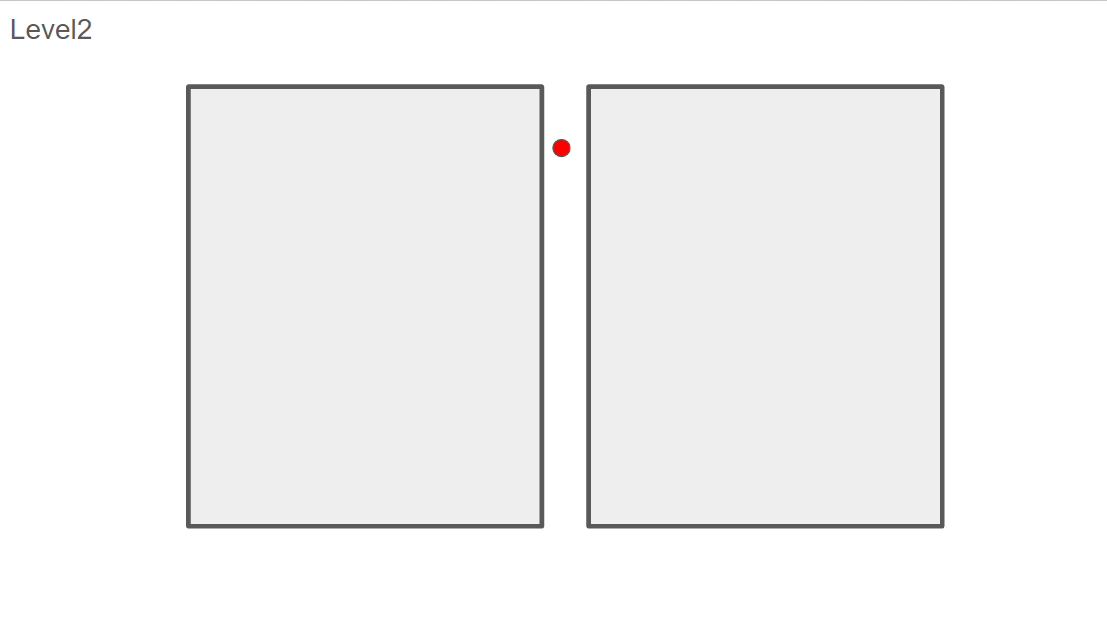
#> input picture src/advance_confirmation/level2/img/separate.jpg, 1107 x 627 px
$ python run.py
#> lines starting #> are read from the running program, lines starting #| are printed output that depends on the picture; after the words box and inside, x2 and y2 are one past the last pixel; in counts of white or black regions, pixels touching at a corner belong together
# %%
import cv2
import numpy as np


def is_gray_region(image, contour):
    """
    四角形の内部がグレーで塗りつぶされているかを確認します。
    """
    mask = np.zeros(image.shape[:2], dtype=np.uint8)
    cv2.drawContours(mask, [contour], -1, 255, -1)
    mean_val = cv2.mean(image, mask=mask)[:3]
    # グレー判定のための閾値を調整
    return np.all(np.abs(np.array(mean_val) - np.array([128, 128, 128])) < 50)


def detect_gray_rectangles(image_path):
    """
    画像内のすべての四角形を検出し、内部がグレーで塗りつぶされているものの数を表示します。
    """
#> called with image_path = './img/separate.jpg'
    # 画像の読み込み
    image = cv2.imread(image_path)
#> image is the input picture: shape (627, 1107, 3); mean B, G, R 243.7, 243.7, 243.8
    if image is None:
        raise ValueError(f"Image not found: {image_path}")

    # グレースケールに変換
    gray = cv2.cvtColor(image, cv2.COLOR_BGR2GRAY)

    # エッジ検出
    edges = cv2.Canny(gray, 50, 150)
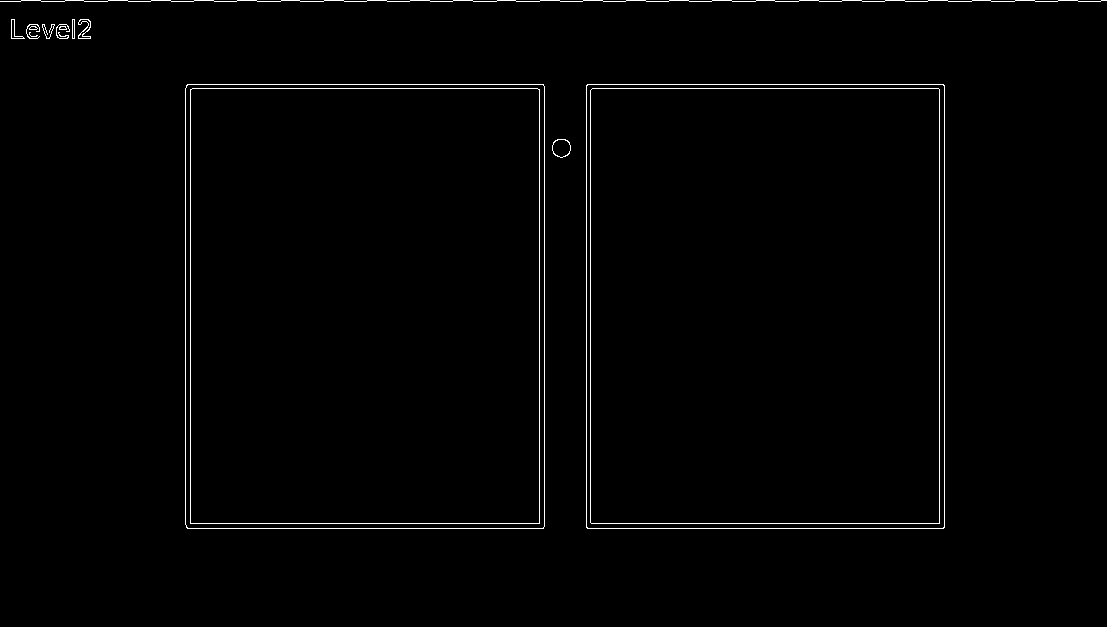
#> edges: shape (627, 1107); 1.1% white in thin lines or dots, all inside (x1, y1, x2, y2) = (0, 0, 1107, 529)

    # 輪郭を検出
    contours, _ = cv2.findContours(edges, cv2.RETR_TREE, cv2.CHAIN_APPROX_SIMPLE)
#> contours = 25 contours, 9 with area under 20; largest, box (x1, y1, x2, y2) and area: (185, 84, 545, 529) 159385, (185, 84, 545, 529) 159381, (586, 84, 945, 529) 158950, (586, 84, 945, 529) 158944, (590, 88, 940, 524) 151812

    # 四角形の輪郭を見つける
    rect_contours = []
    for contour in contours:
        approx = cv2.approxPolyDP(contour, 0.02 * cv2.arcLength(contour, True), True)
        if len(approx) == 4 and cv2.isContourConvex(approx):
            rect_contours.append(approx)
#> this loop made 25 passes
#> approx on passes 3, 4, 5, 6, 7, 8, 9, 10, 21, 25: [[587, 84], [586, 527], [943, 528], [944, 85]], [[588, 84], [944, 86], [942, 528], [586, 526]], [[592, 88], [590, 522], [939, 523], [939, 89]], [[592, 88], [939, 89], [938, 523], [590, 522]], [[187, 84], [186, 527], [543, 528], [543, 84]], [[188, 84], [544, 86], [542, 528], [186, 526]], [[190, 89], [190, 523], [539, 523], [539, 89]], [[192, 88], [539, 90], [538, 523], [190, 522]], [[72, 19], [72, 38], [74, 38], [74, 19]], [[0, 1], [1106, 0]]
#> after the loop, rect_contours = 9 contours; largest, box (x1, y1, x2, y2) and area: (586, 84, 945, 529) 158152, (186, 84, 544, 529) 158108, (586, 84, 945, 529) 157356, (186, 84, 545, 529) 157356, (190, 89, 540, 524) 151466

    # グレーの四角形をカウント
    gray_rects_count = sum(
        1 for contour in rect_contours if is_gray_region(image, contour)
    )
#> in is_gray_region, `cv2.drawContours(mask, [contour], -1, 255, -1)`: mask: shape (627, 1107); 22.9% white; 1 white region, box (x1, y1, x2, y2) and area: (586, 84, 945, 529) 158953
#> in is_gray_region, `mean_val = cv2.mean(image, mask=mask)[:3]`: mean_val = (231.6, 231.6, 231.6)
#> in is_gray_region (call 2), `mask = np.zeros(image.shape[:2], dtype=np.uint8)`: mask: shape (627, 1107); every value is 0
#> in is_gray_region (call 2), `cv2.drawContours(mask, [contour], -1, 255, -1)`: mask: shape (627, 1107); 22.8% white; 1 white region, box (x1, y1, x2, y2) and area: (586, 84, 945, 529) 158155
#> in is_gray_region (call 3), `cv2.drawContours(mask, [contour], -1, 255, -1)`:
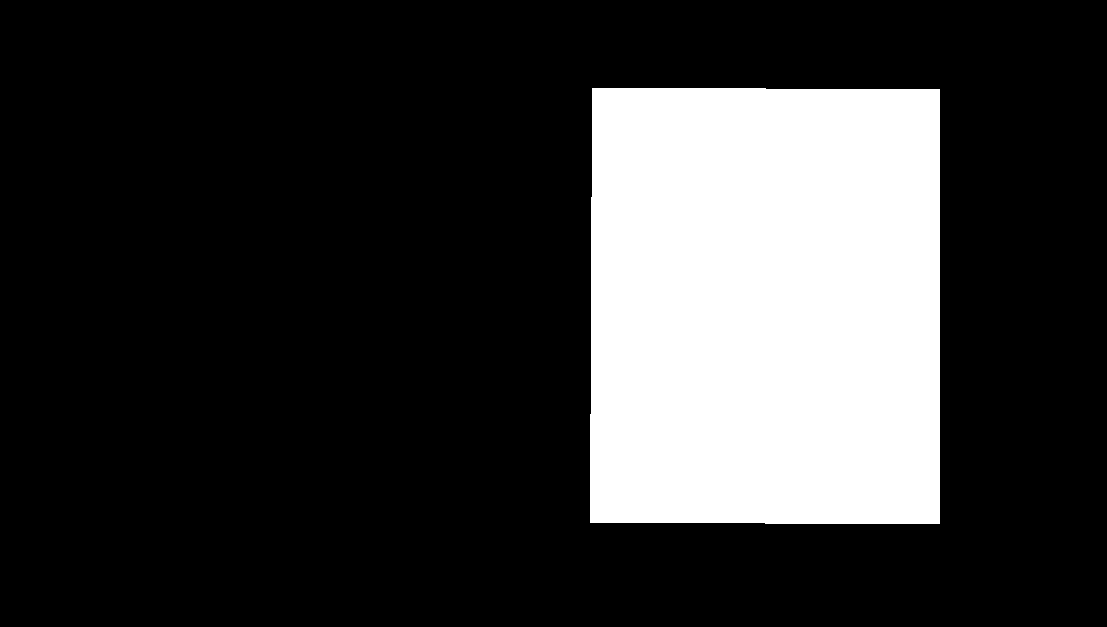
#> mask: shape (627, 1107); 21.9% white; 1 white region, box (x1, y1, x2, y2) and area: (590, 88, 940, 524) 151816
#> in is_gray_region (call 3), `mean_val = cv2.mean(image, mask=mask)[:3]`: mean_val = (237.7, 237.7, 237.7)
#> in is_gray_region (call 4), `cv2.drawContours(mask, [contour], -1, 255, -1)`: mask: shape (627, 1107); 21.8% white; 1 white region, box (x1, y1, x2, y2) and area: (590, 88, 940, 524) 151598
#> in is_gray_region (call 5), `cv2.drawContours(mask, [contour], -1, 255, -1)`: mask: shape (627, 1107); 22.9% white; 1 white region, box (x1, y1, x2, y2) and area: (186, 84, 544, 529) 158909
#> in is_gray_region (call 6), `cv2.drawContours(mask, [contour], -1, 255, -1)`:
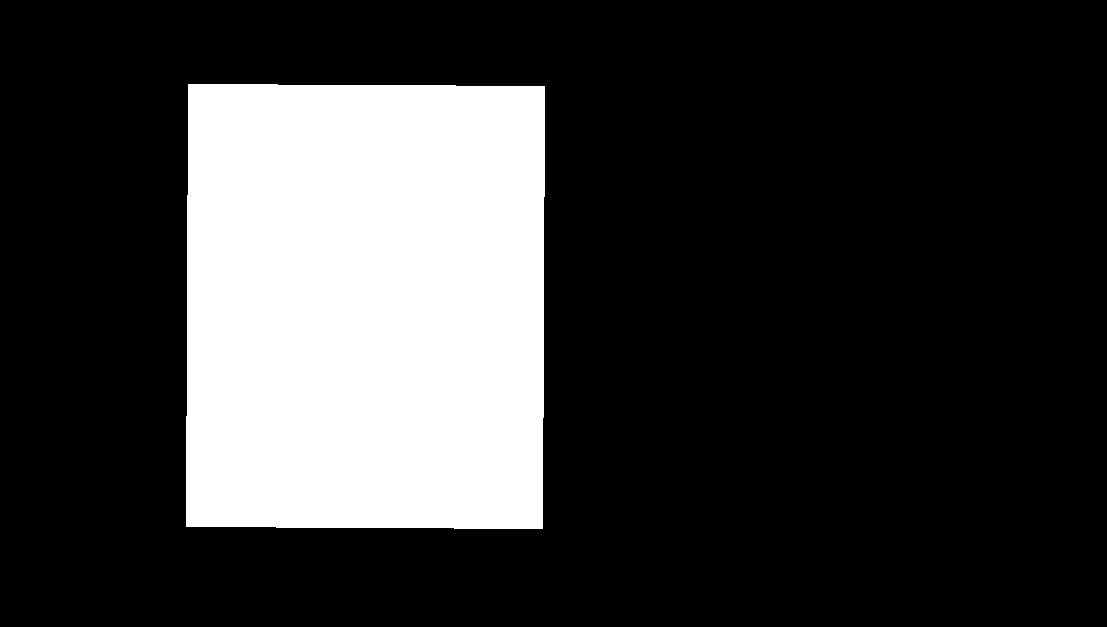
#> mask: shape (627, 1107); 22.8% white; 1 white region, box (x1, y1, x2, y2) and area: (186, 84, 545, 529) 158155
#> in is_gray_region (call 6), `mean_val = cv2.mean(image, mask=mask)[:3]`: mean_val = (232.1, 232.1, 232.1)
#> in is_gray_region (call 7), `cv2.drawContours(mask, [contour], -1, 255, -1)`:
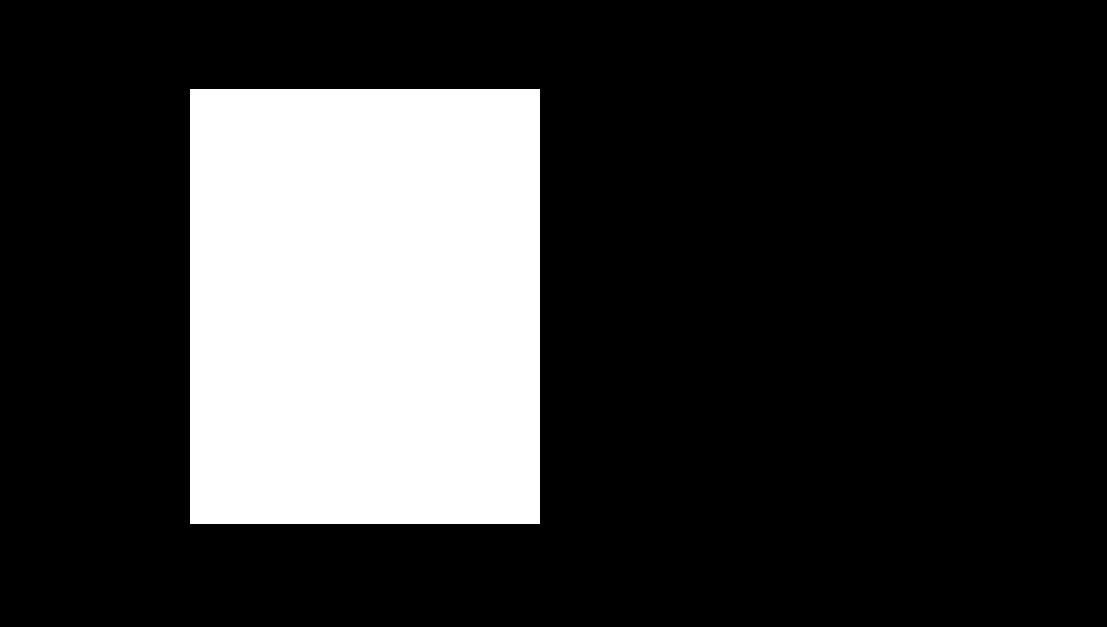
#> mask: shape (627, 1107); 21.9% white; 1 white region, box (x1, y1, x2, y2) and area: (190, 89, 540, 524) 152250
#> in is_gray_region (call 7), `mean_val = cv2.mean(image, mask=mask)[:3]`: mean_val = (237.5, 237.5, 237.5)
#> in is_gray_region (call 8), `cv2.drawContours(mask, [contour], -1, 255, -1)`:
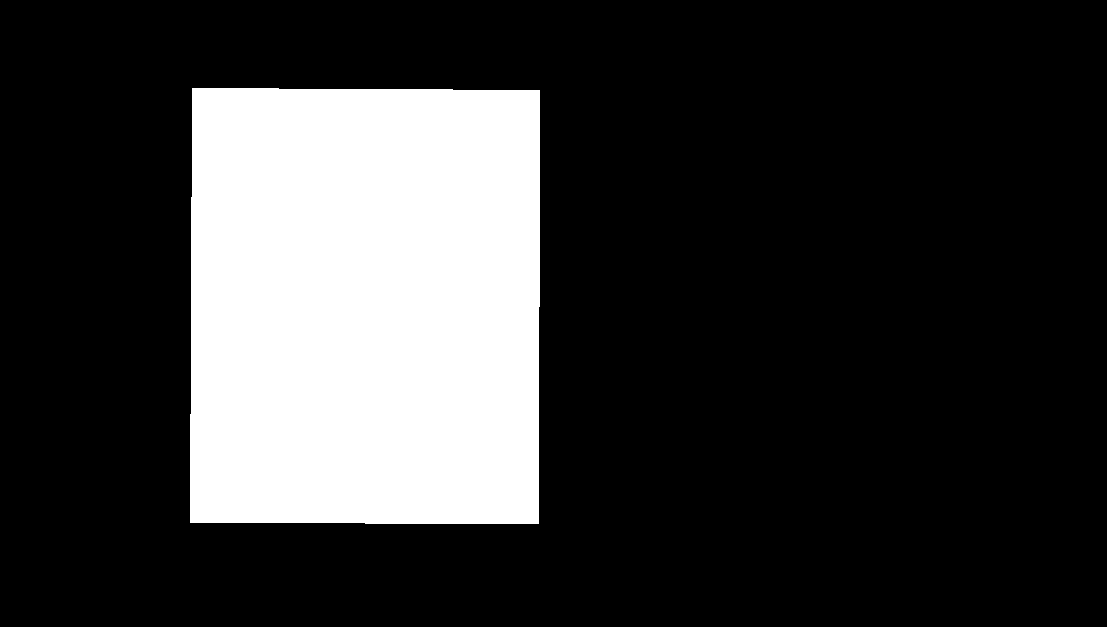
#> mask: shape (627, 1107); 21.8% white; 1 white region, box (x1, y1, x2, y2) and area: (190, 88, 540, 524) 151425
#> in is_gray_region (call 8), `mean_val = cv2.mean(image, mask=mask)[:3]`: mean_val = (237.7, 237.7, 237.7)
#> in is_gray_region (call 9), `cv2.drawContours(mask, [contour], -1, 255, -1)`:
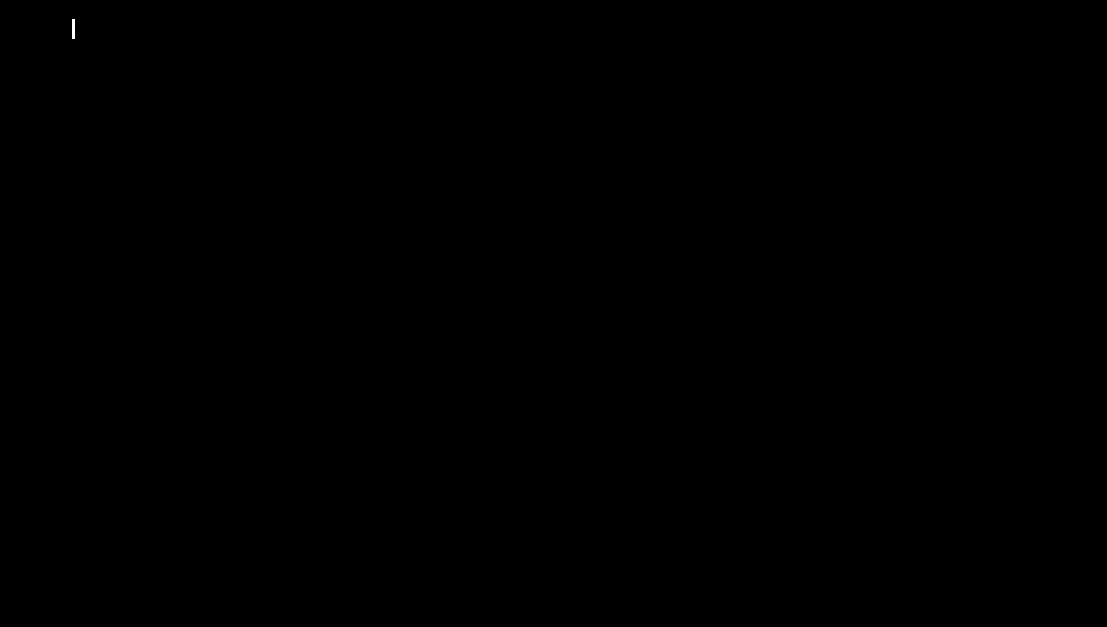
#> mask: shape (627, 1107); 0.01% white; 1 white region, box (x1, y1, x2, y2) and area: (72, 19, 75, 39) 60
#> in is_gray_region (call 9), `mean_val = cv2.mean(image, mask=mask)[:3]`: mean_val = (121, 123.7, 130)
#> gray_rects_count = 1

    # グレーの四角形の数を表示
    print(f"検出されたグレーの四角形の数: {gray_rects_count}")
#| 検出されたグレーの四角形の数: 1

    # グレーの四角形を描画
    image_with_rects = image.copy()
    for contour in rect_contours:
        if is_gray_region(image, contour):
            cv2.drawContours(image_with_rects, [contour], -1, (0, 255, 0), 2)
#> this loop made 9 passes
#> (contour, mean_val in is_gray_region) on passes 1 to 9: ([[587, 84], [586, 527], [943, 528], [944, 85]], (231.6, 231.6, 231.6)), ([[588, 84], [944, 86], [942, 528], [586, 526]], (232.2, 232.2, 232.2)), ([[592, 88], [590, 522], [939, 523], [939, 89]], (237.7, 237.7, 237.7)), ([[592, 88], [939, 89], [938, 523], [590, 522]], (237.7, 237.7, 237.7)), ([[187, 84], [186, 527], [543, 528], [543, 84]], (231.4, 231.4, 231.4)), ([[188, 84], [544, 86], [542, 528], [186, 526]], (232.1, 232.1, 232.1)), ([[190, 89], [190, 523], [539, 523], [539, 89]], (237.5, 237.5, 237.5)), ([[192, 88], [539, 90], [538, 523], [190, 522]], (237.7, 237.7, 237.7)), ([[72, 19], [72, 38], [74, 38], [74, 19]], (121, 123.7, 130))
#> image_with_rects: shape (627, 1107, 3); 0.02% of pixels changed, all inside (x1, y1, x2, y2) = (71, 18, 76, 40)

    # 検出結果を表示
#> (the run stopped early here; a loop or call above may not have finished)

$ run again, with src/advance_confirmation/level2/img/left.jpg copied over src/advance_confirmation/level2/img/separate.jpg
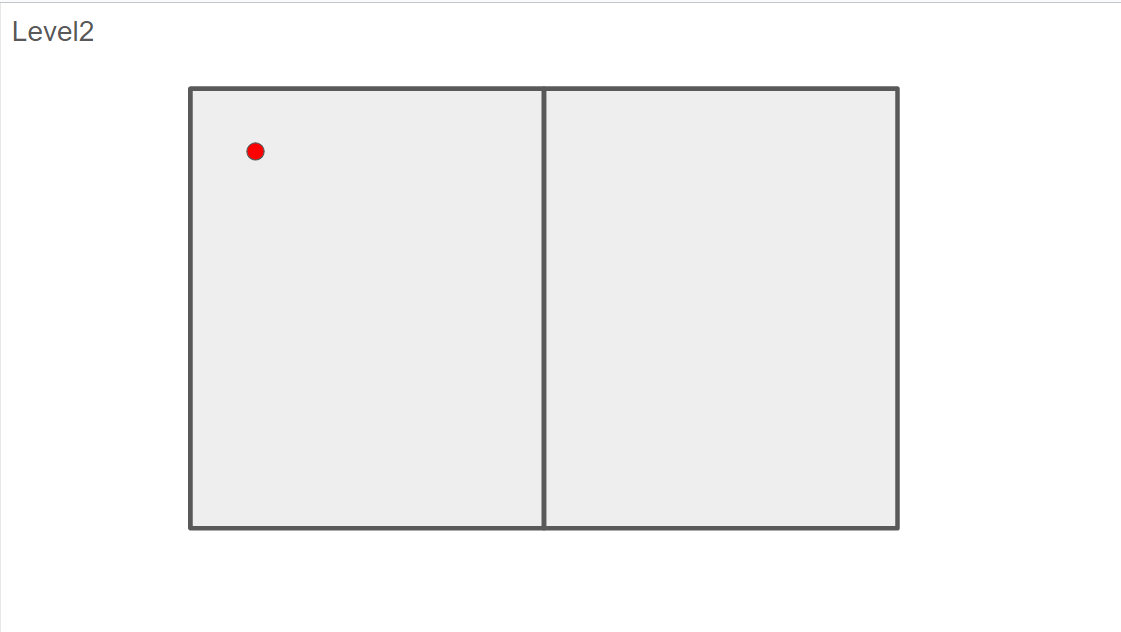
#> input picture src/advance_confirmation/level2/img/left.jpg, 1121 x 632 px
#> in detect_gray_rectangles, image is the input picture: shape (632, 1121, 3); mean B, G, R 244.4, 244.4, 244.5
#> in detect_gray_rectangles, `edges = cv2.Canny(gray, 50, 150)`:
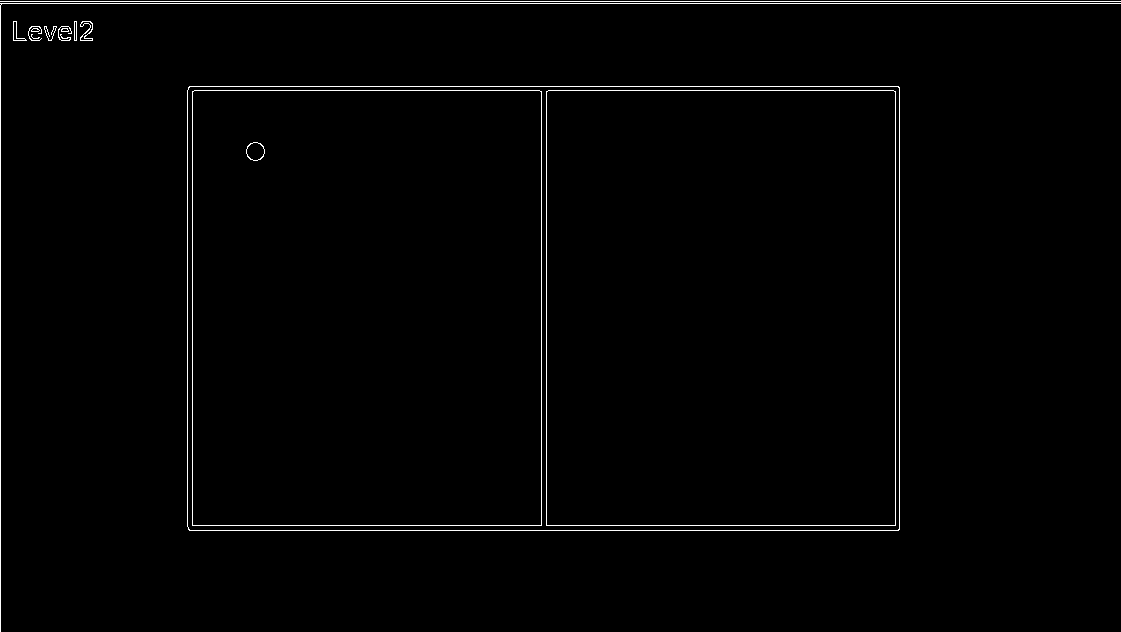
#> edges: shape (632, 1121); 1.2% white in thin lines or dots
#> contours = 24 contours, 10 with area under 20; largest, box (x1, y1, x2, y2) and area: (187, 86, 900, 531) 316119, (187, 86, 900, 531) 316113, (546, 90, 896, 526) 151812, (192, 90, 542, 526) 151812, (546, 90, 896, 526) 151810
#> the loop in detect_gray_rectangles, `for contour in contours:` made 24 passes
#> approx on passes 1, 2, 3, 4, 5, 6, 19, 23: [[188, 87], [189, 530], [899, 529], [898, 86]], [[188, 88], [897, 86], [899, 528], [190, 530]], [[546, 91], [546, 525], [895, 525], [895, 91]], [[548, 90], [895, 92], [894, 525], [546, 524]], [[192, 91], [192, 525], [541, 525], [541, 91]], [[194, 90], [541, 92], [540, 525], [192, 524]], [[74, 21], [74, 40], [76, 40], [76, 21]], [[0, 631], [2, 3], [1120, 3], [0, 3]]
#> after the loop in detect_gray_rectangles, `for contour in contours:`: rect_contours = 7 contours; box (x1, y1, x2, y2) and area: (188, 86, 900, 531) 314531, (188, 86, 900, 531) 313382, (546, 91, 896, 526) 151466, (192, 91, 542, 526) 151466, (546, 90, 896, 526) 150644, (192, 90, 542, 526) 150644, (74, 21, 77, 41) 38
#> mean_val = (232.2, 232.2, 232.4)
#> in is_gray_region (call 6), `cv2.drawContours(mask, [contour], -1, 255, -1)`:
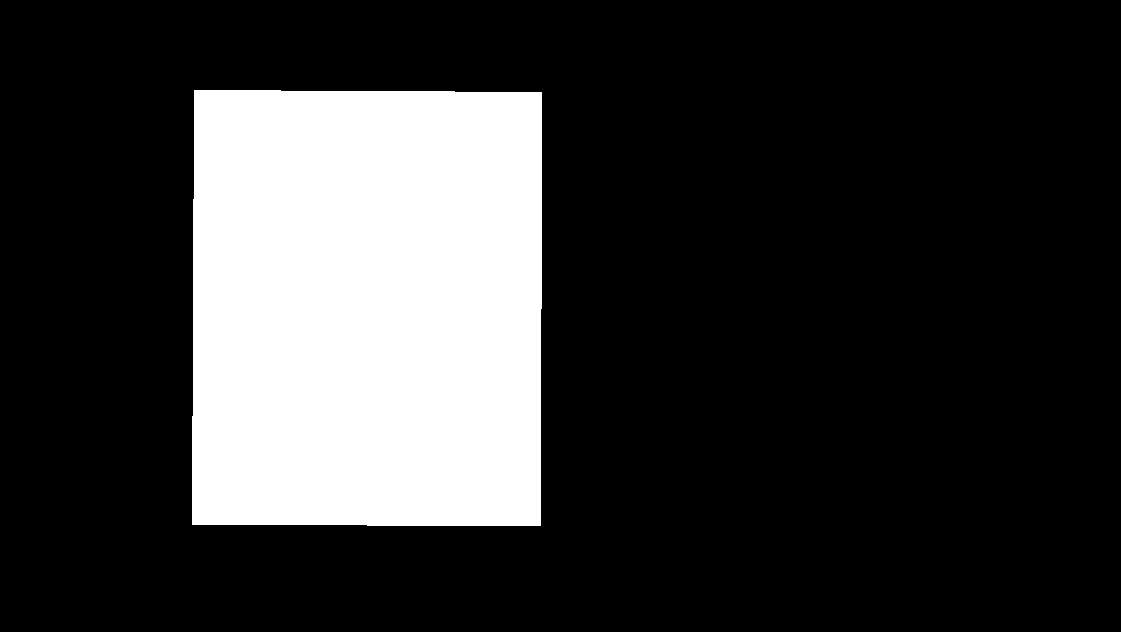
#> mask: shape (632, 1121); 21.4% white; 1 white region, box (x1, y1, x2, y2) and area: (192, 90, 542, 526) 151425
#> mean_val = (237.4, 237.4, 237.7)
#> gray_rects_count = 1
#| 検出されたグレーの四角形の数: 1
#> the loop in detect_gray_rectangles, `for contour in rect_contours:` made 7 passes
#> (contour, mean_val in is_gray_region) on passes 1 to 6: ([[188, 87], [189, 530], [899, 529], [898, 86]], (232.2, 232.2, 232.4)), ([[188, 88], [897, 86], [899, 528], [190, 530]], (232.7, 232.7, 232.8)), ([[546, 91], [546, 525], [895, 525], [895, 91]], (237.5, 237.5, 237.5)), ([[548, 90], [895, 92], [894, 525], [546, 524]], (237.7, 237.7, 237.7)), ([[192, 91], [192, 525], [541, 525], [541, 91]], (237.1, 237.1, 237.4)), ([[194, 90], [541, 92], [540, 525], [192, 524]], (237.4, 237.4, 237.7))
